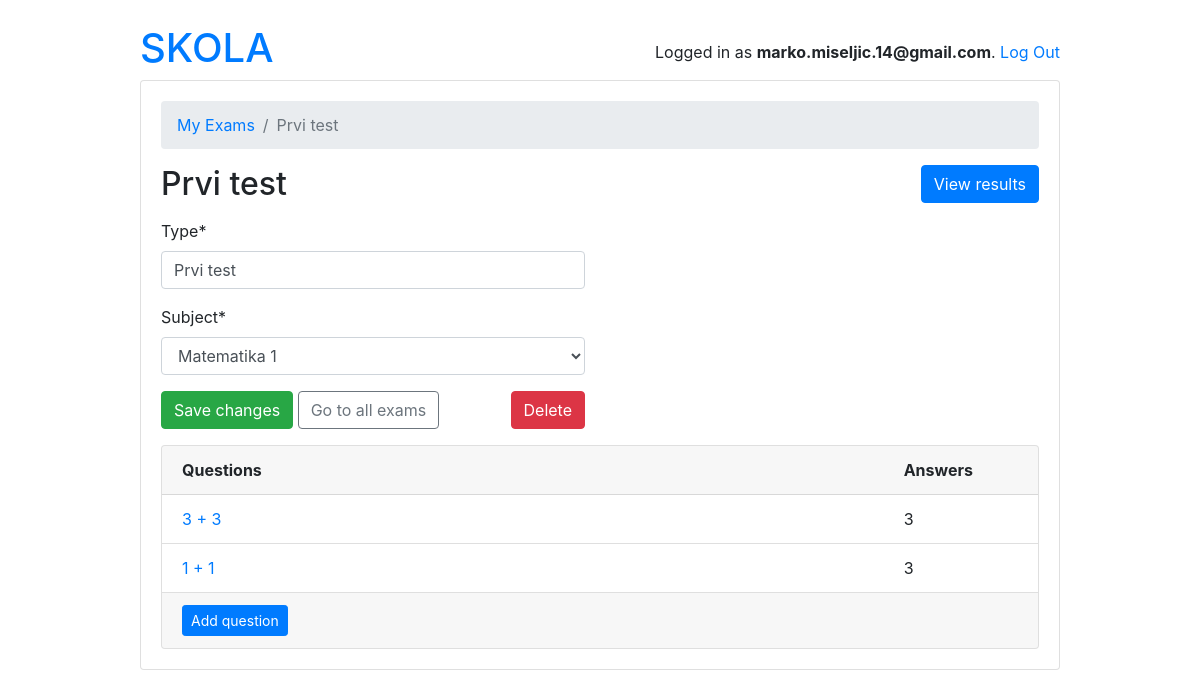
The app's page /teachers/exam/13/ (signed in) with its own data.
### account/models.py (models this page shows)
class User(AbstractUser):
    first_name = models.CharField(max_length=220)
    last_name = models.CharField(max_length=220)
    email = models.EmailField()
    is_student = models.BooleanField(default=False)
    is_teacher = models.BooleanField(default=False)

### school/models.py (models this page shows, shortened)
class Exam(models.Model):
    type = models.CharField(max_length=100)
    active = models.BooleanField(default=False)
    duration = models.IntegerField()
    nuber_of_questions = models.IntegerField()
    required_score_to_pass = models.IntegerField(help_text="required score in %")
    subject  = models.ForeignKey(Subject, on_delete=models.CASCADE)
    owner = models.ForeignKey('account.User', on_delete=models.CASCADE, related_name='exams')

class Question(models.Model):
    class Difficulty(models.TextChoices):
        EASY = 'EA', _('Easy')
        NORMAL = 'NO', _('Normal')
        HARD = 'HA', _('Hard')
    question_text = models.CharField(max_length=250)
    picture = models.ImageField(null=True, blank=True)
    level = models.CharField(max_length=6, choices=Difficulty.choices)
    multiple_answers = models.BooleanField(default=False)
    exam = models.ForeignKey('Exam', on_delete=models.CASCADE, related_name='questions')
    points = models.IntegerField()

### account/views.py (the view, shortened to what this page needs)
# urls.py: path('exam/<int:pk>/', ExamTeacherUpdateView.as_view(), name='exam_change'),
@method_decorator([login_required, teacher_required], name='dispatch')
class ExamTeacherUpdateView(UpdateView):
    model = Exam
    fields = ('type', 'subject', )
    context_object_name = 'exam'
    template_name = 'teachers/exam_change_form.html'
    def get_context_data(self, **kwargs):
        kwargs['questions'] = self.get_object().questions.annotate(answers_count=Count('answers'))
        return super().get_context_data(**kwargs)
    def get_queryset(self):
        return self.request.user.exams.all()

### school/models.py (called while the page is built)
    def __str__(self):
        return self.name

### templates/teachers/exam_change_form.html (shortened to what this page needs)
{% extends 'base.html' %}
{% load crispy_forms_tags crispy_forms_filters %}
{% block content %}
  <nav aria-label="breadcrumb">
    <ol class="breadcrumb">
      <li class="breadcrumb-item"><a href="{% url 'teachers:exam_change_list' %}">My Exams</a></li>
      <li class="breadcrumb-item active" aria-current="page">{{exam.type}}</li>
    </ol>
  </nav>
  <h2 class="mb-3">
    {{exam.type}}
    <a href="{% url 'teachers:exam_results' exam.pk %}" class="btn btn-primary float-right">View results</a>
  </h2>
  <div class="row mb-3">
    <div class="col-md-6 col-sm-8 col-12">
      <form method="post" novalidate>
        {{form|crispy}}
        <button type="submit" class="btn btn-success">Save changes</button>
        <a href="{% url 'teachers:exam_change_list' %}" class="btn btn-outline-secondary" role="button">Go to all exams</a>
        <a href="{% url 'teachers:exam_delete' exam.pk %}" class="btn btn-danger float-right">Delete</a>
      </form>
    </div>
  </div>
  <div class="card">
    <div class="card-header">
      <div class="row">
        <div class="col-10">
          <strong>Questions</strong>
        </div>
        <div class="col-2">
          <strong>Answers</strong>
        </div>
      </div>
    </div>
    <div class="list-group list-group-flush list-group-formset">
      {% for question in questions.all %}
        <div class="list-group-item">
          <div class="row">
            <div class="col-10">
              <a href="{% url 'teachers:question_change' exam.pk question.pk %}">{{question.question_text}}</a>
            </div>
            <div class="col-2">
              {{question.answers_count}}
            </div>
          </div>
        </div>
        {% empty %}
        <div class="list-group-item text-center">
          <p class="text-muted font-italic mb-0">You haven't created any questions yet. Go ahead and <a href="{% url 'teachers:question_add' exam.pk %}">add the first question</a>.</p>
        </div>
      {% endfor %}
    </div>
    <div class="card-footer">
      <a href="{% url 'teachers:question_add' exam.pk %}" class="btn btn-primary btn-sm">Add question</a>
    </div>
  </div>
{% endblock %}

### templates/base.html (shortened to what this page needs)
{% load static %}
<!doctype html>
<html lang="eng">
<head>
    <link rel="stylesheet" href="https://cdn.jsdelivr.net/npm/bootstrap@4.5.3/dist/css/bootstrap.min.css"
>
</head>
<body>
    <div class="container my-4">
        <div class="row justify-content-center">
            <div class="col-md-10 col-sm-12">
                <div class="row">
                    <div class="col-6">
                        <h1>
                            {% if user.is_authenticated and user.is_student %}
                                <a href="students:exam_list">SKOLA</a>
                            {% elif user.is_authenticated and user.is_teacher %}
                                <a href="teachers:exam_change_list">SKOLA</a>
                            {% endif %}
                        </h1>
                    </div>
                    <div class="col-6 text-right">
                        {% if user.is_authenticated %}
                        <p class="pt-3">Logged in as <strong>{{user.email}}</strong>. <a href="{% url 'logout' %}">Log Out</a></p>
                        {% else %}
                        <a href="{% url 'login' %}" class="btn btn-light" role="button">Log in</a>
                        {% endif %}
                    </div>
                </div>
                <div class="card mb-3">
                    <div class="card-body">
                        {% block content %}
                        {% endblock content %}
                    </div>
                </div>
            </div>
        </div>
    </div>
</body>
</html>

### records on screen
User: email "marko.miseljic.14@gmail.com"
Exam: type "Prvi test", subject "Matematika 1"
Question: question_text "3 + 3", answers_count "3"
Question: question_text "1 + 1", answers_count "3"
